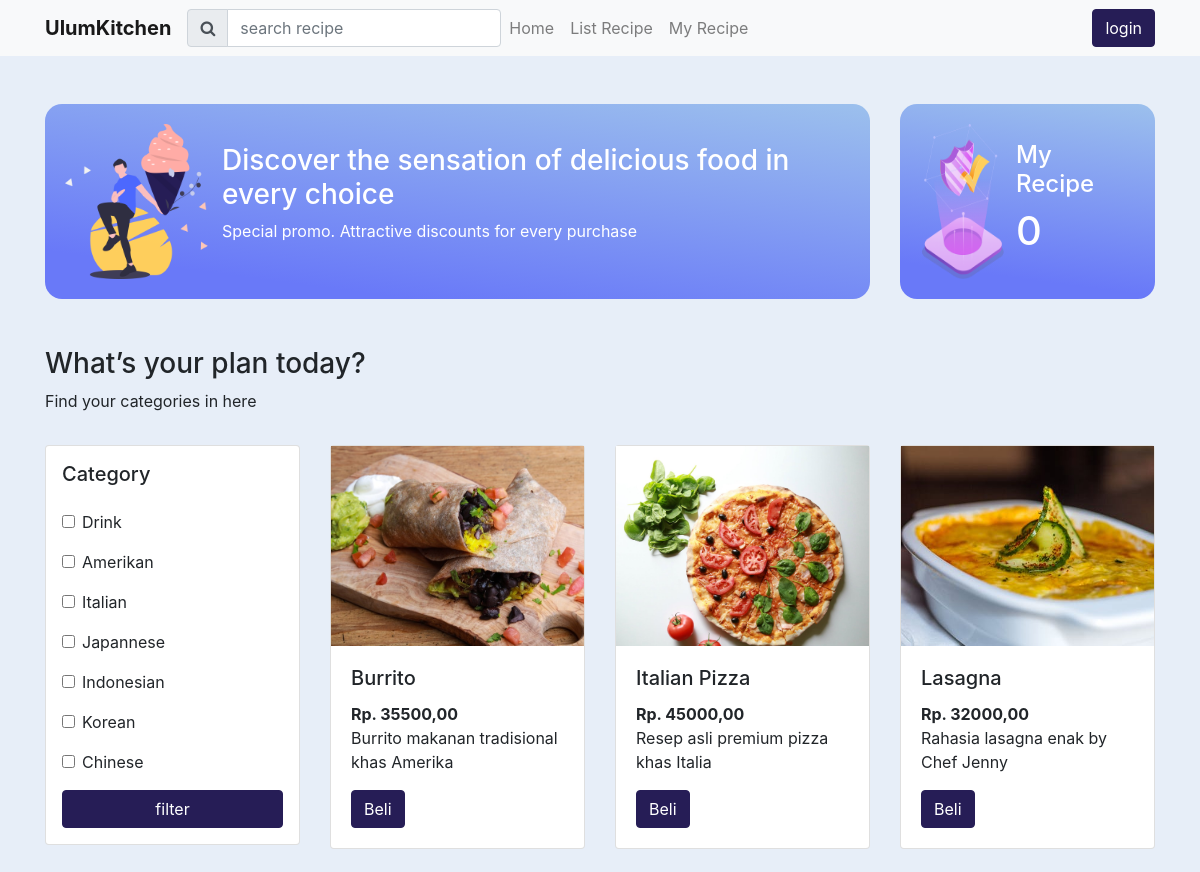
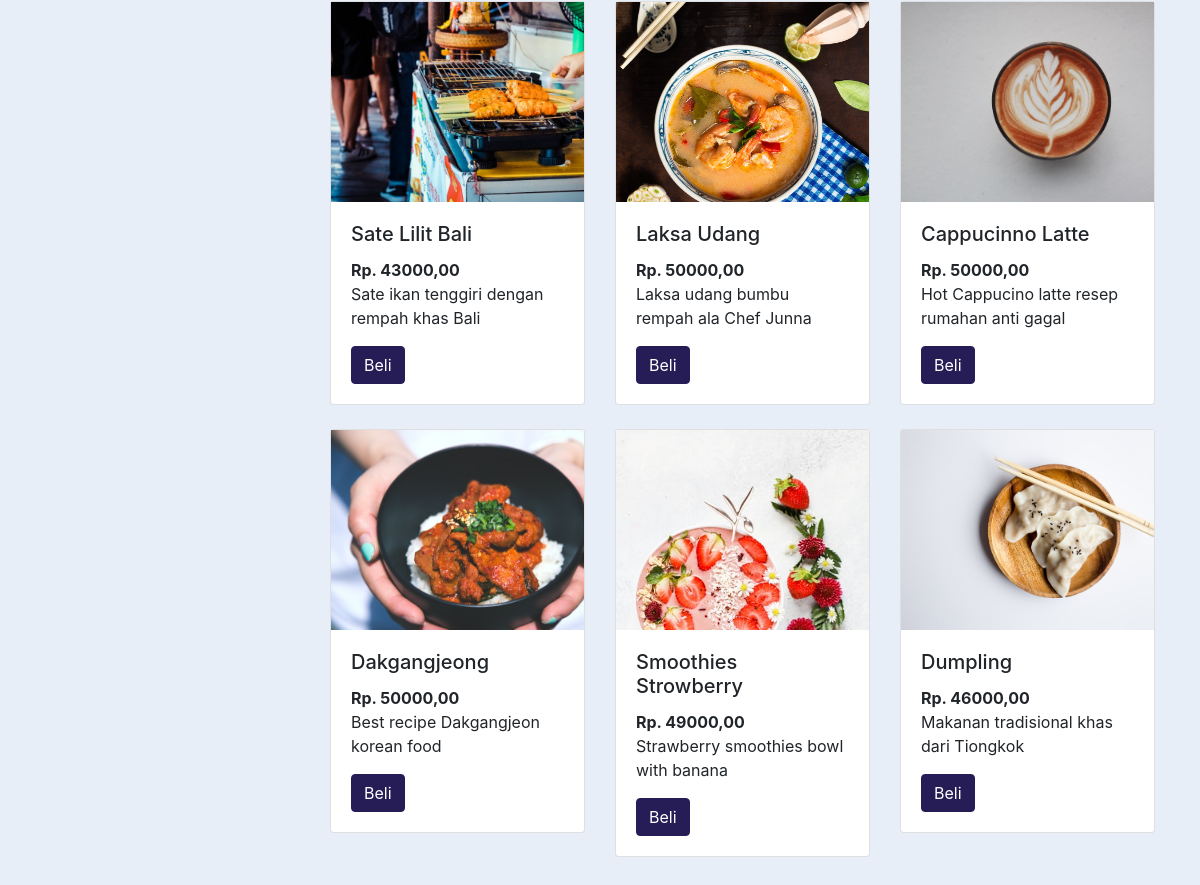
The page / on the database its author committed (2 pictures, top to bottom).
### tables this page shows
CREATE TABLE `tag` (
  `id` int(11) NOT NULL,
  `tagName` varchar(50) NOT NULL
);

CREATE TABLE `recipe` (
  `id` int(11) NOT NULL,
  `content` varchar(5000) NOT NULL,
  `cover` varchar(100) NOT NULL,
  `image` varchar(100) NOT NULL,
  `tag` int(50) NOT NULL,
  `author` int(11) NOT NULL,
  `title` varchar(100) NOT NULL,
  `price` int(11) NOT NULL,
  `description` varchar(250) NOT NULL,
  `createdAt` varchar(50) DEFAULT NULL
);

### www/App/Core/Controller.php (called while the page is built, shortened)
<?php
class Controller {
    public function loadTemplate($viewName, $viewData = array()) {
        include 'App/Views/template.php';
    }
    public function loadViewInTemplate($viewName, $viewData) {
        extract($viewData);
        include 'App/Views/' . $viewName . '.php';
    }
}

### www/App/Controllers/indexController.php (called while the page is built, shortened)
<?php
class indexController extends Controller {
	public function __construct(){
		$this->User=new User;
		$this->Recipe=new Recipe;
	}
	public function index() {
		$jumlah = $this->Recipe->getCount();
		$result=$this->User->get();
		if (isset($_GET['category']) || isset($_GET['search'])) {
			if (isset($_GET['category']) && isset($_GET['search'])) {
				$recipe=$this->Recipe->get($_GET['category'], $_GET['search']);
			} else if(isset($_GET['category']) && !isset($_GET['search'])){
				$recipe=$this->Recipe->get($_GET['category'], null);
			} else {
				$recipe=$this->Recipe->get(null, $_GET['search']);
			}
		} else {
			$recipe=$this->Recipe->get(null, null);
		};
		$tag=$this->Recipe->get_tag();
		$this->loadTemplate('home', array('recipe'=>$recipe, 'result'=>$result, 'tag' => $tag,'jumlah' => $jumlah ));
	}
}

### www/App/Core/Core.php (called while the page is built, shortened)
<?php
class Core {
	private $Url = null;
	private $Controller = '';
	private $Action = '';
	private $Params = [];
	Public function run(){
		$this->execute();
	}
	private function getUrl(){
		$url='/';
		$this->Url =$url;
	}
	private function getControllerActionParam() {
		if (!empty($this->Url) && $this->Url !='/') {
			$this->Url =explode('/', $this->Url);
			array_shift($this->Url);
			$this->Controller = $this->Url[0] . 'Controller';
			array_shift($this->Url);
			$this->getAction();
			$this->getParams();
		}else{
			$this->Url = explode('/', $this->Url);
			$this->Controller = 'indexController';
		}
	}
	private function getAction(){
		$this->Action ='index';
	}
	private function getParams(){
		if (count($this->Url) > 0) {
			$this->Params = $this->Url;
		}
	}
	private function execute() {
		$fileClass = BASEDIR . "App/Controllers/" . $this->Controller . '.php';
		if(file_exists($fileClass)){
			require_once BASEDIR . "App/Core/Controller.php";
		}else{
		}
		$controllerClass = new $controllerClassName();
		call_user_func_array(array($controllerClass, $this->Action), $this->Params);
	}
}

### www/index.php (called while the page is built, shortened)
<?php
function autoload_classes($class_name)
{
	$filename = PROJECTPATH . '/' . str_replace('\\', '/', $class_name) .'.php';
}
require 'config.php';
$core = new App\Core\Core();
$core -> run();

### www/config.php (called while the page is built, shortened)
<?php
$config = array();
$config['dbname']= 'myDb';
$config['host']= 'db';
$config['password']= 'test';
$config['dbuser']= 'user';

### www/App/Core/Model.php (called while the page is built, shortened)
<?php
class Model {
	public function __construct() {
		global $config;
		$this->db = new mysqli($config['host'],$config['dbuser'],$config['password'],$config['dbname']);
	}
}

### www/App/Models/Recipe.php (called while the page is built, shortened)
<?php
class Recipe extends Model{
	public function get_tag(){
		$sql="SELECT * FROM tag";
		$result=$this->db->query($sql);
		return $result;
	}
	public function get($category, $search){
		if (!empty($category)) {
			if (!empty($search)) {
				$in = '(' . implode(',', $category) .')';
				$sql="SELECT recipe.id, users.name, recipe.price, users.id as usersId, recipe.description, recipe.title, recipe.image FROM recipe LEFT JOIN users ON users.id = recipe.author WHERE tag IN" . $in . "title LIKE '$search'";
			} else {
				$in = '(' . implode(',', $category) .')';
				$sql="SELECT recipe.id, users.name, recipe.price, users.id as usersId, recipe.description, recipe.title, recipe.image FROM recipe LEFT JOIN users ON users.id = recipe.author WHERE tag IN" . $in;
			}
		}else{
			if (!empty($search)) {
				$sql="SELECT recipe.id, users.name, recipe.price, users.id as usersId, recipe.description, recipe.title, recipe.image FROM recipe LEFT JOIN users ON users.id = recipe.author WHERE title LIKE '$search'";
			} else {
				$sql="SELECT recipe.id, users.name, recipe.price, users.id as usersId, recipe.description, recipe.title, recipe.image FROM recipe LEFT JOIN users ON users.id = recipe.author";
			}
		}
		$result=$this->db->query($sql);
		return $result;
	}
}

### www/App/Views/home.php (the view)
<div style="background: #e7eef8; padding-bottom: 50px;">
	<div class="container">
		<div class="py-5">
			<div class="row">
				<div class="col-md-9">
					<div class="gradient">
						<img width="20%" src="<?php echo BASE . '/assets/images/uploads/image/620006452Group 85.png' ?>">
						<div style="display: flex; align-content: center; flex-direction: column; justify-content: center;">
							<h3 style="color: white">Discover the sensation of delicious food in every choice</h3>
							<p style="color: white">Special promo. Attractive discounts for every purchase  </p>
						</div>
					</div>
				</div>
				<div class="col-md-3">
					<div class="gradient">
						<img width="40%"  src="<?php echo BASE . '/assets/images/uploads/cover/1114358490Group 84 (1).png' ?>">
						<div style="margin-left:10px;display: flex; align-content: center; flex-direction: column; justify-content: center;">
							<h4 style="color: white">My Recipe</h4>
							<h1 style="color: white">
								<?php if (isset($jumlah['numberRecipe'])) {
								echo $jumlah['numberRecipe'];
							} else {
								echo "0";
							}
							 ?></h1>
						</div>
					</div>
				</div>
			</div>
		</div>
		<h3 class="">What’s your plan today?  </h3>
		<p class="pb-3">Find your categories in here</p>
		<div class="row">
			<div class="col-md-3">
				<div class="card p-3">
					<h5 class="pb-3">Category</h5>
					<form method="get" action="<?php BASE."/index/index" ?>">
						<?php foreach ($tag as $ktag => $tag) { ?>
							<div class="form-group form-check">
								<input type="checkbox" class="form-check-input" value="<?php echo $tag['id'] ?>" name="category[]" id="<?php echo $tag['tagName'] ?>">
								<label class="form-check-label" for="<?php echo $tag['tagName'] ?>"><?php echo $tag['tagName'] ?></label>
							</div>
						<?php } ?>
						<input class="btn btn-primary w-100" type="submit" name="" value="filter">
					</form>
				</div>
			</div>
			<div class="col-md-9">
				<div class="row">
					<?php foreach ($recipe as $recipeKey => $recipe) { ?>
						<div class="col-md-4 pb-4">
							<div class="card" style="width: 100%">
								<div class="image-post" style="background: url('<?php echo BASE . '/assets/images/uploads/image/' . $recipe['image'] ?>');height: 200px; background-size: cover; background-repeat: no-repeat;"></div>
								<div class="card-body">
									<h5 class="card-title"><?php echo $recipe["title"] ?></h5>
									<p class="card-text">
										<b>Rp. <?php echo $recipe["price"] . ",00"?> </b><br>
										<?php echo $recipe["description"]?>
									</p>
									<a href="<?php echo BASE . "/recipe/transaction?id=" . $recipe['id'] ?>" class="btn btn-primary">Beli</a>
								</div>
							</div>
						</div>
					<?php } ?>
				</div>
			</div>
		</div>
	</div>
</div>

### www/App/Views/template.php (shortened to what this page needs)
<!DOCTYPE html>
<html>
<head>
  <link rel="stylesheet" type="text/css" href="<?php echo BASE; ?>/assets/bootstrap.css">
  <link rel="stylesheet" type="text/css" href="https://stackpath.bootstrapcdn.com/font-awesome/4.7.0/css/font-awesome.min.css">
  <link rel="stylesheet" type="text/css" href="<?php echo BASE; ?>/assets/style.css">
</head>
<body>
  <nav class="navbar navbar-expand-lg navbar-light bg-light">
    <div class="container">
      <a class="navbar-brand" href="<?php echo BASE . "/index" ?>"><b>UlumKitchen</b></a>
      <div class="collapse navbar-collapse" id="navbarSupportedContent">
        <ul class="navbar-nav mr-auto">
          <form class="form-inline my-2 my-lg-0">
            <div class="input-group">
              <div class="input-group-prepend">
                <span class="input-group-text" id="basic-addon1"><i class="fa fa-search"></i></span>
              </div>
              <form method="get">
                <input type="text" name="search" class="form-control" placeholder="search recipe" aria-label="Username" aria-describedby="basic-addon1">
              </form>
            </div>
          </form>
          <li class="nav-item">
            <a class="nav-link" href="<?php echo BASE.'/index' ?>">Home</a>
          </li>
          <li class="nav-item">
            <a class="nav-link" href="<?php echo BASE.'/recipe/checkout' ?>">List Recipe</a>
          </li>
          <li class="nav-item">
            <a class="nav-link" href="<?php echo BASE.'/recipe/myrecipelist' ?>">My Recipe</a>
          </li>
        </ul>
        <form class="form-inline my-2 my-lg-0">
          <ul class="navbar-nav mr-auto">
            <?php if(!empty($_SESSION['username'])){ ?>
              <a href="<?php echo BASE . '/recipe/add_recipe'?>" class="btn btn-primary my-2 mr-2 my-sm-0">Add Receipe</a>
              <li class="nav-item dropdown">
                <a class="nav-link dropdown-toggle" href="#" id="navbarDropdown" role="button" data-toggle="dropdown" aria-haspopup="true" aria-expanded="false">
                  <?php echo $_SESSION['username']?>
                </a>
                <div class="dropdown-menu" aria-labelledby="navbarDropdown">
                  <a data-toggle="modal" data-target="#exampleModal" data-whatever="<?php echo $_SESSION['id'] ?>" data-role="<?php echo $_SESSION['role'] ?>" class="dropdown-item" href="#">Edit Account</a>
                  <div class="dropdown-divider"></div>
                  <a class="dropdown-item" href="<?php echo BASE . '/index/action_logout'?>">Logout</a>
                </div>
              </li>
            <?php } else{ ?>
              <a href="<?php echo BASE . '/index/login'?>" class="btn btn-primary my-2 my-sm-0" type="submit">login</a>
            <?php } ?>
          </ul>
        </form>
      </div>
    </div>
  </nav>
  <?php $this->loadViewInTemplate($viewName, $viewData); ?>
</body>
</html>

### www/assets/style.css (style rules this page uses)
.gradient { border-radius: 17px !important; padding: 20px; height: 100%; display: flex; background: linear-gradient(7.61deg, #6979F8 15.98%, #5494e282); }
.btn-primary { color: #fff; background-color: #261D56 !important; border-color: #261D56 !important; }

### rows shown on the page
tag: tagName "Drink"
tag: tagName "Amerikan"
tag: tagName "Italian"
tag: tagName "Japannese"
tag: tagName "Indonesian"
tag: tagName "Korean"
tag: tagName "Chinese"
recipe: image (picture), title "Burrito", price "35500", description "Burrito makanan tradisional khas Amerika"
recipe: image (picture), title "Italian Pizza", price "45000", description "Resep asli premium pizza khas Italia"
recipe: image (picture), title "Lasagna", price "32000", description "Rahasia lasagna enak by Chef Jenny"
recipe: image (picture), title "Sate Lilit Bali", price "43000", description "Sate ikan tenggiri dengan rempah khas Bali"
recipe: image (picture), title "Laksa Udang", price "50000", description "Laksa udang bumbu rempah ala Chef Junna"
recipe: image (picture), title "Cappucinno Latte", price "50000", description "Hot Cappucino latte resep rumahan anti gagal"
recipe: image (picture), title "Dakgangjeong", price "50000", description "Best recipe Dakgangjeon korean food"
recipe: image (picture), title "Smoothies Strowberry", price "49000", description "Strawberry smoothies bowl with banana"
recipe: image (picture), title "Dumpling", price "46000", description "Makanan tradisional khas dari Tiongkok"
